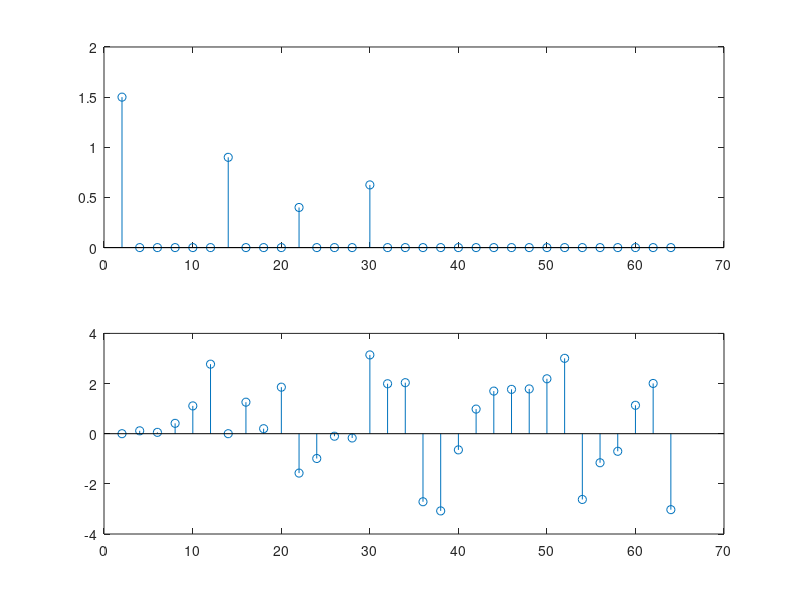

Reproduce this figure in MATLAB.
function [dt, tn, df, fmin, fmax, h] = RA225295_L09_03()
    h = figure;
    % seu código aqui
    fs=128;
    dt=1/fs; 
    n=64;
    t=(0:n-1)*dt;
    tn=t(end);
    fmax=0.5*fs;
    fmin=1/tn;
    y=1.5+1.8*cos(2*pi*12*t)+0.8*sin(2*pi*20*t)-1.25*cos(2*pi*28*t); 
    Y = fft(y)/n;
    f = linspace(fmin,fmax,n/2);
    df=n/2;

    a0 = Y(1);
    subplot(2,1,1);
    stem(f,abs(Y(1:n/2)));
    subplot(2,1,2);
    stem(f,angle(Y(1:n/2)));
end